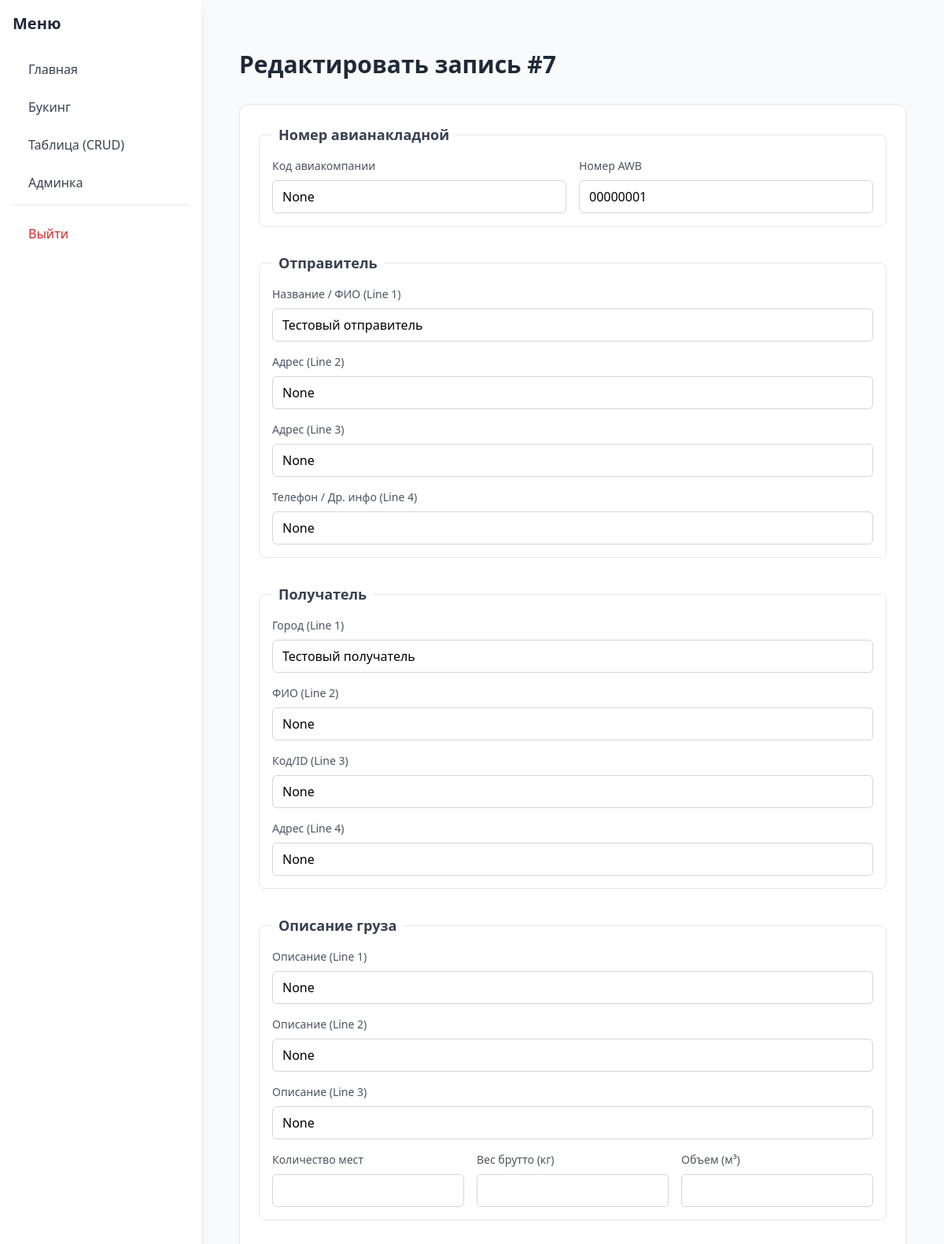
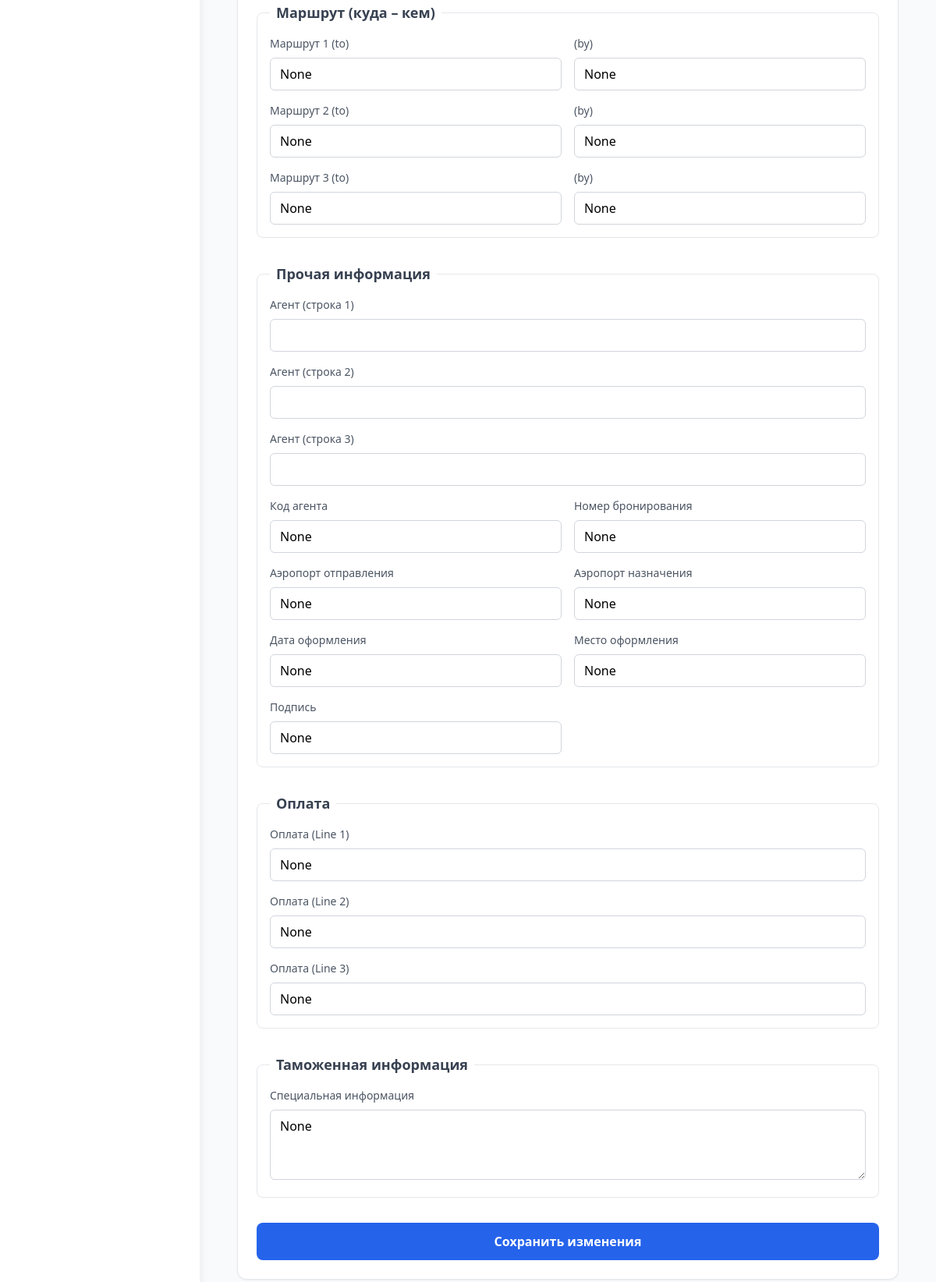
The page /table/edit/7 (signed in) on the database its author committed (2 pictures, top to bottom).
### app/models.py (models this page shows)
class Cargo(db.Model):
    __tablename__ = 'cargo'
    id = db.Column(db.Integer, primary_key=True)
    airline_code = db.Column(db.String(10), nullable=True)   # Код авиакомпании (IATA-префикс)
    awb_number = db.Column(db.String(20), nullable=True)     # Номер авианакладной
    shipper_line1 = db.Column(db.String(200), nullable=True)
    shipper_line2 = db.Column(db.String(200), nullable=True)
    shipper_line3 = db.Column(db.String(200), nullable=True)
    shipper_line4 = db.Column(db.String(200), nullable=True)
    recipient_line1 = db.Column(db.String(200), nullable=True)
    recipient_line2 = db.Column(db.String(200), nullable=True)
    recipient_line3 = db.Column(db.String(200), nullable=True)
    recipient_line4 = db.Column(db.String(200), nullable=True)
    cargo_description_line1 = db.Column(db.String(300), nullable=True)
    cargo_description_line2 = db.Column(db.String(300), nullable=True)
    cargo_description_line3 = db.Column(db.String(300), nullable=True)
    route1_to = db.Column(db.String(100), nullable=True)
    route1_by = db.Column(db.String(100), nullable=True)
    route2_to = db.Column(db.String(100), nullable=True)
    route2_by = db.Column(db.String(100), nullable=True)
    route3_to = db.Column(db.String(100), nullable=True)
    route3_by = db.Column(db.String(100), nullable=True)
    agent_line1 = db.Column(db.String(200), nullable=True)
    agent_line2 = db.Column(db.String(200), nullable=True)
    agent_line3 = db.Column(db.String(200), nullable=True)
    agent_code = db.Column(db.String(50), nullable=True)
    airport_departure = db.Column(db.Text, nullable=True)
    airport_arrival = db.Column(db.Text, nullable=True)
    booking = db.Column(db.String(50), nullable=True)
    places_count = db.Column(db.Integer, nullable=True)
    weight_brutto = db.Column(db.Float, nullable=True)
    volume = db.Column(db.Float, nullable=True)
    date_issued = db.Column(db.String(50), nullable=True)
    place_issued = db.Column(db.String(100), nullable=True)
    signature = db.Column(db.String(100), nullable=True)
    payment_line1 = db.Column(db.String(200), nullable=True)
    payment_line2 = db.Column(db.String(200), nullable=True)
    payment_line3 = db.Column(db.String(200), nullable=True)
    special_customs_info = db.Column(db.Text, nullable=True)

### app/table/routes.py (the view, shortened to what this page needs)
@table_bp.route('/edit/<int:cargo_id>', methods=['GET', 'POST'])
def edit(cargo_id):
    cargo = Cargo.query.get_or_404(cargo_id)
    return render_template('table/edit.html', cargo=cargo)

### app/models.py (called while the page is built)
@login_manager.user_loader
def load_user(user_id):
    return User.query.get(int(user_id))

    def is_admin(self):
        return self.access_level >= 1

### app/table/routes.py (called while the page is built)
@table_bp.before_request
@login_required
def check_admin():
    if not current_user.is_admin():
        return "Доступ запрещён: требуется уровень администратора.", 403

### templates/table/edit.html (shortened to what this page needs)
{% extends "base.html" %}
{% block content %}
<div class="container mx-auto px-4 py-8 max-w-4xl">
    <h1 class="text-3xl font-bold text-gray-800 mb-8">Редактировать запись #{{ cargo.id }}</h1>
    <form method="POST" class="bg-white rounded-xl shadow-sm border border-gray-200 p-6">
        <fieldset class="mb-8 p-4 border border-gray-200 rounded-lg">
            <legend class="px-2 text-lg font-semibold text-gray-700">Номер авианакладной</legend>
            <div class="grid grid-cols-1 md:grid-cols-2 gap-4">
                <div class="space-y-2">
                    <label class="block text-sm font-medium text-gray-600">Код авиакомпании</label>
                    <input type="text" name="airline_code" value="{{ cargo.airline_code }}"
                        class="w-full px-3 py-2 border border-gray-300 rounded-md focus:ring-2 focus:ring-blue-300">
                </div>
                <div class="space-y-2">
                    <label class="block text-sm font-medium text-gray-600">Номер AWB</label>
                    <input type="text" name="awb_number" value="{{ cargo.awb_number }}"
                        class="w-full px-3 py-2 border border-gray-300 rounded-md focus:ring-2 focus:ring-blue-300">
                </div>
            </div>
        </fieldset>
        <fieldset class="mb-8 p-4 border border-gray-200 rounded-lg">
            <legend class="px-2 text-lg font-semibold text-gray-700">Отправитель</legend>
            <div class="space-y-4">
                {% for i in range(1,5) %}
                <div class="space-y-2">
                    <label class="block text-sm font-medium text-gray-600">
                        {{ ['Название / ФИО', 'Адрес', 'Адрес', 'Телефон / Др. инфо'][i-1] }} (Line {{ i }})
                    </label>
                    <input type="text" name="shipper_line{{ i }}" value="{{ cargo['shipper_line' ~ i] }}"
                        class="w-full px-3 py-2 border border-gray-300 rounded-md focus:ring-2 focus:ring-blue-300">
                </div>
                {% endfor %}
            </div>
        </fieldset>
        <fieldset class="mb-8 p-4 border border-gray-200 rounded-lg">
            <legend class="px-2 text-lg font-semibold text-gray-700">Получатель</legend>
            <div class="space-y-4">
                {% for i in range(1,5) %}
                <div class="space-y-2">
                    <label class="block text-sm font-medium text-gray-600">
                        {{ ['Город', 'ФИО', 'Код/ID', 'Адрес'][i-1] }} (Line {{ i }})
                    </label>
                    <input type="text" name="recipient_line{{ i }}" value="{{ cargo['recipient_line' ~ i] }}"
                        class="w-full px-3 py-2 border border-gray-300 rounded-md focus:ring-2 focus:ring-blue-300">
                </div>
                {% endfor %}
            </div>
        </fieldset>
        <fieldset class="mb-8 p-4 border border-gray-200 rounded-lg">
            <legend class="px-2 text-lg font-semibold text-gray-700">Описание груза</legend>
            <div class="space-y-4">
                {% for i in range(1,4) %}
                <div class="space-y-2">
                    <label class="block text-sm font-medium text-gray-600">Описание (Line {{ i }})</label>
                    <input type="text" name="cargo_description_line{{ i }}"
                        value="{{ cargo['cargo_description_line' ~ i] }}"
                        class="w-full px-3 py-2 border border-gray-300 rounded-md focus:ring-2 focus:ring-blue-300">
                </div>
                {% endfor %}
                <div class="grid grid-cols-1 md:grid-cols-3 gap-4">
                    <div class="space-y-2">
                        <label class="block text-sm font-medium text-gray-600">Количество мест</label>
                        <input type="number" name="places_count" value="{{ cargo.places_count }}"
                            class="w-full px-3 py-2 border border-gray-300 rounded-md focus:ring-2 focus:ring-blue-300">
                    </div>
                    <div class="space-y-2">
                        <label class="block text-sm font-medium text-gray-600">Вес брутто (кг)</label>
                        <input type="number" step="0.01" name="weight_brutto" value="{{ cargo.weight_brutto }}"
                            class="w-full px-3 py-2 border border-gray-300 rounded-md focus:ring-2 focus:ring-blue-300">
                    </div>
                    <div class="space-y-2">
                        <label class="block text-sm font-medium text-gray-600">Объем (м³)</label>
                        <input type="number" step="0.01" name="volume" value="{{ cargo.volume }}"
                            class="w-full px-3 py-2 border border-gray-300 rounded-md focus:ring-2 focus:ring-blue-300">
                    </div>
                </div>
            </div>
        </fieldset>
        <fieldset class="mb-8 p-4 border border-gray-200 rounded-lg">
            <legend class="px-2 text-lg font-semibold text-gray-700">Маршрут (куда – кем)</legend>
            <div class="space-y-4">
                {% for i in range(1,4) %}
                <div class="grid grid-cols-1 md:grid-cols-2 gap-4">
                    <div class="space-y-2">
                        <label class="block text-sm font-medium text-gray-600">Маршрут {{ i }} (to)</label>
                        <input type="text" name="route{{ i }}_to" value="{{ cargo['route' ~ i ~ '_to'] }}"
                            class="w-full px-3 py-2 border border-gray-300 rounded-md focus:ring-2 focus:ring-blue-300">
                    </div>
                    <div class="space-y-2">
                        <label class="block text-sm font-medium text-gray-600">(by)</label>
                        <input type="text" name="route{{ i }}_by" value="{{ cargo['route' ~ i ~ '_by'] }}"
                            class="w-full px-3 py-2 border border-gray-300 rounded-md focus:ring-2 focus:ring-blue-300">
                    </div>
                </div>
                {% endfor %}
            </div>
        </fieldset>
        <fieldset class="mb-8 p-4 border border-gray-200 rounded-lg">
            <legend class="px-2 text-lg font-semibold text-gray-700">Прочая информация</legend>
            <div class="space-y-4">
                <div class="space-y-2">
                    <label class="block text-sm font-medium text-gray-600">Агент (строка 1)</label>
                    <input type="text" name="agent_line1" value="{{ cargo.agent_line1 or '' }}"
                        class="w-full px-3 py-2 border border-gray-300 rounded-md focus:ring-2 focus:ring-blue-300">
                </div>
                <div class="space-y-2">
                    <label class="block text-sm font-medium text-gray-600">Агент (строка 2)</label>
                    <input type="text" name="agent_line2" value="{{ cargo.agent_line2 or '' }}"
                        class="w-full px-3 py-2 border border-gray-300 rounded-md focus:ring-2 focus:ring-blue-300">
                </div>
                <div class="space-y-2">
                    <label class="block text-sm font-medium text-gray-600">Агент (строка 3)</label>
                    <input type="text" name="agent_line3" value="{{ cargo.agent_line3 or '' }}"
                        class="w-full px-3 py-2 border border-gray-300 rounded-md focus:ring-2 focus:ring-blue-300">
                </div>
                <div class="grid grid-cols-1 md:grid-cols-2 gap-4">
                    <div class="space-y-2">
                        <label class="block text-sm font-medium text-gray-600">Код агента</label>
                        <input type="text" name="agent_code" value="{{ cargo.agent_code }}"
                            class="w-full px-3 py-2 border border-gray-300 rounded-md focus:ring-2 focus:ring-blue-300">
                    </div>
                    <div class="space-y-2">
                        <label class="block text-sm font-medium text-gray-600">Номер бронирования</label>
                        <input type="text" name="booking" value="{{ cargo.booking }}"
                            class="w-full px-3 py-2 border border-gray-300 rounded-md focus:ring-2 focus:ring-blue-300">
                    </div>
                    <div class="space-y-2">
                        <label class="block text-sm font-medium text-gray-600">Аэропорт отправления</label>
                        <input type="text" name="airport_departure" value="{{ cargo.airport_departure }}"
                            class="w-full px-3 py-2 border border-gray-300 rounded-md focus:ring-2 focus:ring-blue-300">
                    </div>
                    <div class="space-y-2">
                        <label class="block text-sm font-medium text-gray-600">Аэропорт назначения</label>
                        <input type="text" name="airport_arrival" value="{{ cargo.airport_arrival }}"
                            class="w-full px-3 py-2 border border-gray-300 rounded-md focus:ring-2 focus:ring-blue-300">
                    </div>
                    <div class="space-y-2">
                        <label class="block text-sm font-medium text-gray-600">Дата оформления</label>
                        <input type="text" name="date_issued" value="{{ cargo.date_issued }}"
                            class="w-full px-3 py-2 border border-gray-300 rounded-md focus:ring-2 focus:ring-blue-300">
                    </div>
                    <div class="space-y-2">
                        <label class="block text-sm font-medium text-gray-600">Место оформления</label>
                        <input type="text" name="place_issued" value="{{ cargo.place_issued }}"
                            class="w-full px-3 py-2 border border-gray-300 rounded-md focus:ring-2 focus:ring-blue-300">
                    </div>
                    <div class="space-y-2">
                        <label class="block text-sm font-medium text-gray-600">Подпись</label>
                        <input type="text" name="signature" value="{{ cargo.signature }}"
                            class="w-full px-3 py-2 border border-gray-300 rounded-md focus:ring-2 focus:ring-blue-300">
                    </div>
                </div>
            </div>
        </fieldset>
        <fieldset class="mb-8 p-4 border border-gray-200 rounded-lg">
            <legend class="px-2 text-lg font-semibold text-gray-700">Оплата</legend>
            <div class="space-y-4">
                {% for i in range(1,4) %}
                <div class="space-y-2">
                    <label class="block text-sm font-medium text-gray-600">Оплата (Line {{ i }})</label>
                    <input type="text" name="payment_line{{ i }}" value="{{ cargo['payment_line' ~ i] }}"
                        class="w-full px-3 py-2 border border-gray-300 rounded-md focus:ring-2 focus:ring-blue-300">
                </div>
                {% endfor %}
            </div>
        </fieldset>
        <fieldset class="mb-8 p-4 border border-gray-200 rounded-lg">
            <legend class="px-2 text-lg font-semibold text-gray-700">Таможенная информация</legend>
            <div class="space-y-2">
                <label class="block text-sm font-medium text-gray-600">Специальная информация</label>
                <textarea name="special_customs_info" rows="3"
                    class="w-full px-3 py-2 border border-gray-300 rounded-md focus:ring-2 focus:ring-blue-300">{{ cargo.special_customs_info }}</textarea>
            </div>
        </fieldset>
        <div class="mt-8">
            <button type="submit"
                class="w-full bg-blue-600 text-white px-6 py-3 rounded-lg hover:bg-blue-700 transition-colors font-semibold">
                Сохранить изменения
            </button>
        </div>
    </form>
</div>
{% endblock %}

### rows shown on the page
Cargo: id "7", airline_code "None", awb_number "00000001", shipper_line1 "Тестовый отправитель" "None" "None" "None", recipient_line1 "Тестовый получатель" "None" "None" "None", cargo_description_line1 "None" "None" "None", route1_to "None" "None" "None", route1_by "None" "None" "None", agent_code "None", booking "None", airport_departure "None", airport_arrival "None", date_issued "None", place_issued "None", signature "None", payment_line1 "None" "None" "None", special_customs_info "None"

### other values the page prints
{{ ['Название / ФИО', 'Адрес', 'Адрес', 'Телефон / Др. инфо'][i-1] }} "Название / ФИО" "Адрес" "Адрес" "Телефон / Др. инфо"
{{ i }} "1" "2" "3" "4"
{{ ['Город', 'ФИО', 'Код/ID', 'Адрес'][i-1] }} "Город" "ФИО" "Код/ID" "Адрес"
{{ i }} "1" "2" "3"
